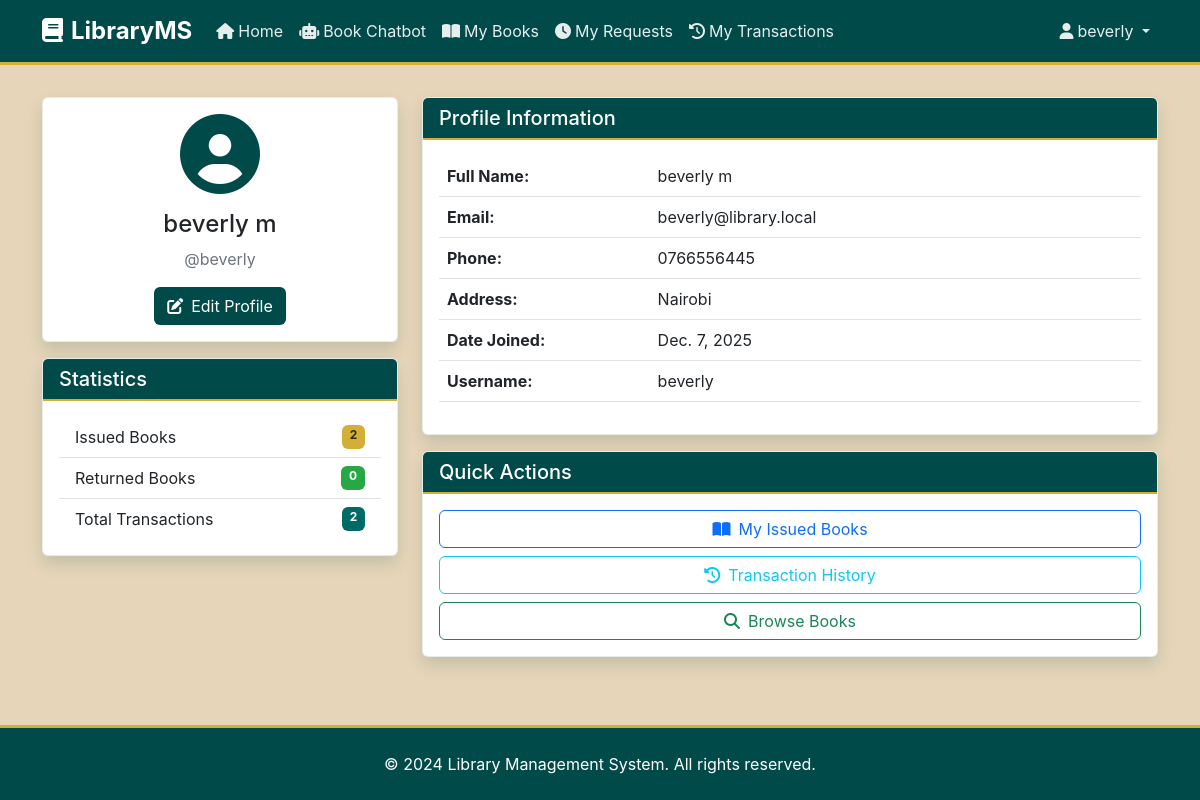
The page /user/profile/ (signed in) on the database its author committed.
### Admin/models.py (models this page shows, shortened)
class Member(models.Model):
    user = models.OneToOneField(User, on_delete=models.CASCADE, null=True, blank=True)
    full_name = models.CharField(max_length=200)
    email = models.EmailField(unique=True)
    phone = models.CharField(max_length=20)
    address = models.CharField(max_length=255, blank=True)
    date_joined = models.DateField(default=timezone.now)

### User/views.py (the view)
# urls.py: path('profile/', views.profile, name='profile'),
@login_required
def profile(request):
    member = get_or_create_member(request.user, request)
    issued_count = Transaction.objects.filter(member=member, status='Issued').count()
    returned_count = Transaction.objects.filter(member=member, status='Returned').count()
    total_transactions = Transaction.objects.filter(member=member).count()
    context = {
        'member': member,
        'user': request.user,
        'issued_count': issued_count,
        'returned_count': returned_count,
        'total_transactions': total_transactions,
    }
    return render(request, 'user/profile.html', context)

### User/utils.py (called while the page is built)
def get_or_create_member(user, request=None):
    try:
        member = Member.objects.get(user=user)
        return member
    except Member.DoesNotExist:
        full_name = f"{user.first_name} {user.last_name}".strip() or user.username
        email = user.email or f"{user.username}@library.local"
        if Member.objects.filter(email=email).exists():
            email = f"{user.username}_{user.id}@library.local"
        member = Member.objects.create(
            user=user,
            full_name=full_name,
            email=email,
            phone="Not provided",
            address=""
        )
        if request:
            from django.contrib import messages
            messages.info(request, 'A member profile has been created for you. Please update your profile information.')
        return member

### User/templates/user/profile.html (shortened to what this page needs)
{% extends 'user/base.html' %}
{% block content %}
<div class="container">
    <div class="row">
        <div class="col-md-4">
            <div class="card shadow">
                <div class="card-body text-center">
                    <div class="mb-3">
                        <i class="fa-solid fa-user-circle fa-5x text-primary"></i>
                    </div>
                    <h4>{{ member.full_name }}</h4>
                    <p class="text-muted">@{{ user.username }}</p>
                    <a href="{% url 'update_profile' %}" class="btn" style="background-color: #004B49; color: white;">
                        <i class="fa-solid fa-edit me-2"></i>Edit Profile
                    </a>
                </div>
            </div>
            <div class="card shadow mt-3">
            <div class="card-header" style="background-color: #004B49; color: white;">
                <h5 class="mb-0">Statistics</h5>
            </div>
                <div class="card-body">
                    <div class="list-group list-group-flush">
                        <div class="list-group-item d-flex justify-content-between">
                            <span>Issued Books</span>
                            <span class="badge bg-warning">{{ issued_count }}</span>
                        </div>
                        <div class="list-group-item d-flex justify-content-between">
                            <span>Returned Books</span>
                            <span class="badge bg-success">{{ returned_count }}</span>
                        </div>
                        <div class="list-group-item d-flex justify-content-between">
                            <span>Total Transactions</span>
                            <span class="badge bg-info">{{ total_transactions }}</span>
                        </div>
                    </div>
                </div>
            </div>
        </div>
        <div class="col-md-8">
            <div class="card shadow">
            <div class="card-header" style="background-color: #004B49; color: white;">
                <h5 class="mb-0">Profile Information</h5>
            </div>
                <div class="card-body">
                    <table class="table">
                        <tr>
                            <th width="30%">Full Name:</th>
                            <td>{{ member.full_name }}</td>
                        </tr>
                        <tr>
                            <th>Email:</th>
                            <td>{{ member.email }}</td>
                        </tr>
                        <tr>
                            <th>Phone:</th>
                            <td>{{ member.phone }}</td>
                        </tr>
                        <tr>
                            <th>Address:</th>
                            <td>{{ member.address|default:"Not provided" }}</td>
                        </tr>
                        <tr>
                            <th>Date Joined:</th>
                            <td>{{ member.date_joined }}</td>
                        </tr>
                        <tr>
                            <th>Username:</th>
                            <td>{{ user.username }}</td>
                        </tr>
                    </table>
                </div>
            </div>
            <div class="card shadow mt-3">
            <div class="card-header" style="background-color: #004B49; color: white;">
                <h5 class="mb-0">Quick Actions</h5>
            </div>
                <div class="card-body">
                    <div class="d-grid gap-2">
                        <a href="{% url 'my_books' %}" class="btn btn-outline-primary">
                            <i class="fa-solid fa-book-open me-2"></i>My Issued Books
                        </a>
                        <a href="{% url 'my_transactions' %}" class="btn btn-outline-info">
                            <i class="fa-solid fa-history me-2"></i>Transaction History
                        </a>
                        <a href="{% url 'user_home' %}" class="btn btn-outline-success">
                            <i class="fa-solid fa-search me-2"></i>Browse Books
                        </a>
                    </div>
                </div>
            </div>
        </div>
    </div>
</div>
{% endblock %}

### User/templates/user/base.html (shortened to what this page needs)
<!DOCTYPE html>
<html lang="en">
<head>
    <link href="https://cdn.jsdelivr.net/npm/bootstrap@5.3.0/dist/css/bootstrap.min.css" rel="stylesheet">
    <link rel="stylesheet" href="https://cdnjs.cloudflare.com/ajax/libs/font-awesome/6.5.0/css/all.min.css">
    {% load static %}
    <link rel="stylesheet" href="{% static 'css/main.css' %}">
</head>
<body>
    <nav class="navbar navbar-expand-lg navbar-dark">
        <div class="container">
            <a class="navbar-brand" href="{% url 'user_home' %}">
                <i class="fa-solid fa-book me-2"></i>LibraryMS
            </a>
            <div class="collapse navbar-collapse" id="navbarNav">
                <ul class="navbar-nav me-auto">
                    <li class="nav-item">
                        <a class="nav-link" href="{% url 'user_home' %}">
                            <i class="fa-solid fa-home me-1"></i>Home
                        </a>
                    </li>
                    <li class="nav-item">
                        <a class="nav-link" href="{% url 'chatbot' %}">
                            <i class="fa-solid fa-robot me-1"></i>Book Chatbot
                        </a>
                    </li>
                    {% if user.is_authenticated %}
                    <li class="nav-item">
                        <a class="nav-link" href="{% url 'my_books' %}">
                            <i class="fa-solid fa-book-open me-1"></i>My Books
                        </a>
                    </li>
                    <li class="nav-item">
                        <a class="nav-link" href="{% url 'my_requests' %}">
                            <i class="fa-solid fa-clock me-1"></i>My Requests
                        </a>
                    </li>
                    <li class="nav-item">
                        <a class="nav-link" href="{% url 'my_transactions' %}">
                            <i class="fa-solid fa-history me-1"></i>My Transactions
                        </a>
                    </li>
                    {% endif %}
                </ul>
                <ul class="navbar-nav">
                    {% if user.is_authenticated %}
                    <li class="nav-item dropdown">
                        <a class="nav-link dropdown-toggle" href="#" id="navbarDropdown" role="button" data-bs-toggle="dropdown">
                            <i class="fa-solid fa-user me-1"></i>{{ user.username }}
                        </a>
                    </li>
                    {% endif %}
                </ul>
            </div>
        </div>
    </nav>
    <main class="main-content">
        {% block content %}
        {% endblock %}
    </main>
    <footer class="footer">
        <div class="container text-center">
            <p class="mb-0">&copy; 2024 Library Management System. All rights reserved.</p>
        </div>
    </footer>
</body>
</html>

### static/css/main.css (style rules this page uses)
:root { --primary-color: #004B49; --background-color: #E6D5B8; --accent-color: #D4AF37; --text-color: #2C2C2C; --primary-light: #006B66; --primary-dark: #00332F; --accent-light: #E5C866; --accent-dark: #B8941F; }
body { background-color: var(--background-color); color: var(--text-color); font-family: -apple-system, BlinkMacSystemFont, 'Segoe UI', Roboto, 'Helvetica Neue', Arial, sans-serif; }
.bg-warning { background-color: var(--accent-color) !important; }
.text-primary { color: var(--primary-color) !important; }
.card { background-color: white; border: 1px solid rgba(0, 75, 73, 0.1); box-shadow: 0 2px 4px rgba(0, 0, 0, 0.1); }
.card-header { background-color: var(--primary-color); color: white; border-bottom: 2px solid var(--accent-color); }
.badge.bg-warning { background-color: var(--accent-color) !important; color: var(--text-color); }
.badge.bg-info { background-color: var(--primary-light) !important; }
.badge.bg-success { background-color: #28a745 !important; }
a { color: var(--primary-color); }
.navbar-dark { background-color: var(--primary-color) !important; }
.navbar-dark .navbar-nav .nav-link { color: rgba(255, 255, 255, 0.9); }
.navbar-dark .navbar-brand { color: white; }
.footer { background-color: var(--primary-color) !important; color: white; }
.text-muted { color: #6c757d !important; }
.shadow { box-shadow: 0 0.5rem 1rem rgba(0, 75, 73, 0.15) !important; }

### User/templates/user/base.html (style rules this page uses)
body { min-height: 100vh; display: flex; flex-direction: column; background-color: #E6D5B8; }
.navbar { background: #004B49 !important; border-bottom: 3px solid #D4AF37; }
.navbar-brand { font-weight: bold; font-size: 1.5rem; color: white !important; }
.main-content { flex: 1; padding: 2rem 0; background-color: #E6D5B8; }
.footer { background-color: #004B49 !important; color: white; padding: 1.5rem 0; margin-top: auto; border-top: 3px solid #D4AF37; }
.nav-link { color: rgba(255, 255, 255, 0.9) !important; }

### rows shown on the page
Member: full_name "beverly m", email "beverly@library.local", phone "0766556445", address "Nairobi", date_joined "Dec. 7, 2025"

### other values the page prints
{{ user.username }} "beverly"
{{ issued_count }} "2"
{{ returned_count }} "0"
{{ total_transactions }} "2"
